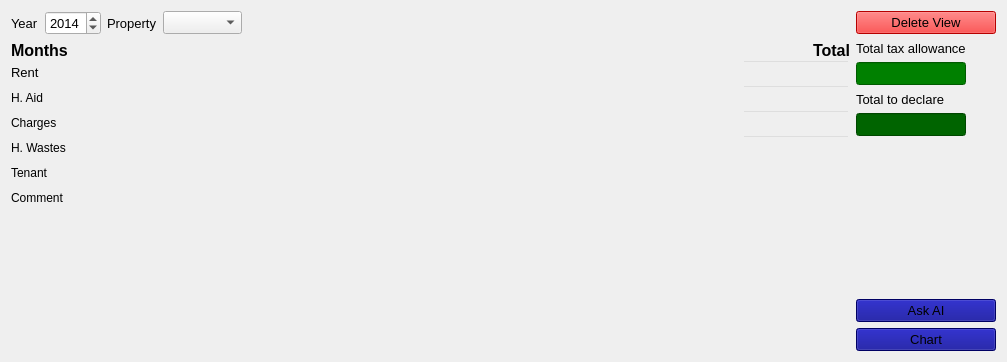
<?xml version="1.0" encoding="UTF-8"?>
<ui version="4.0">
 <class>W_Rent_View</class>
 <widget class="QWidget" name="W_Rent_View">
  <property name="geometry">
   <rect>
    <x>0</x>
    <y>0</y>
    <width>1007</width>
    <height>362</height>
   </rect>
  </property>
  <property name="sizePolicy">
   <sizepolicy hsizetype="Preferred" vsizetype="Preferred">
    <horstretch>0</horstretch>
    <verstretch>0</verstretch>
   </sizepolicy>
  </property>
  <property name="windowTitle">
   <string>Form</string>
  </property>
  <property name="autoFillBackground">
   <bool>true</bool>
  </property>
  <property name="styleSheet">
   <string notr="true"/>
  </property>
  <layout class="QGridLayout" name="gridLayout">
   <item row="7" column="5" colspan="2">
    <widget class="QPushButton" name="b_graph_mode">
     <property name="font">
      <font>
       <pointsize>10</pointsize>
      </font>
     </property>
     <property name="styleSheet">
      <string notr="true">background-color: darkblue</string>
     </property>
     <property name="text">
      <string>Chart</string>
     </property>
     <property name="icon">
      <iconset resource="../../resources/icons.qrc">
       <normaloff>:/assets/report.svg</normaloff>:/assets/report.svg</iconset>
     </property>
    </widget>
   </item>
   <item row="0" column="3">
    <widget class="QComboBox" name="cb_property">
     <property name="sizePolicy">
      <sizepolicy hsizetype="Maximum" vsizetype="Fixed">
       <horstretch>0</horstretch>
       <verstretch>0</verstretch>
      </sizepolicy>
     </property>
     <property name="font">
      <font>
       <pointsize>10</pointsize>
      </font>
     </property>
    </widget>
   </item>
   <item row="2" column="6">
    <widget class="QLabel" name="label_8">
     <property name="minimumSize">
      <size>
       <width>24</width>
       <height>24</height>
      </size>
     </property>
     <property name="maximumSize">
      <size>
       <width>24</width>
       <height>24</height>
      </size>
     </property>
     <property name="text">
      <string/>
     </property>
     <property name="pixmap">
      <pixmap resource="../../resources/icons.qrc">:/assets/budget.svg</pixmap>
     </property>
     <property name="scaledContents">
      <bool>true</bool>
     </property>
    </widget>
   </item>
   <item row="5" column="5">
    <spacer name="verticalSpacer">
     <property name="orientation">
      <enum>Qt::Orientation::Vertical</enum>
     </property>
     <property name="sizeHint" stdset="0">
      <size>
       <width>20</width>
       <height>40</height>
      </size>
     </property>
    </spacer>
   </item>
   <item row="4" column="6">
    <widget class="QLabel" name="label_7">
     <property name="minimumSize">
      <size>
       <width>24</width>
       <height>24</height>
      </size>
     </property>
     <property name="maximumSize">
      <size>
       <width>24</width>
       <height>24</height>
      </size>
     </property>
     <property name="text">
      <string/>
     </property>
     <property name="pixmap">
      <pixmap resource="../../resources/icons.qrc">:/assets/budget.svg</pixmap>
     </property>
     <property name="scaledContents">
      <bool>true</bool>
     </property>
    </widget>
   </item>
   <item row="3" column="5">
    <widget class="QLabel" name="label_5">
     <property name="font">
      <font>
       <pointsize>10</pointsize>
      </font>
     </property>
     <property name="text">
      <string>Total to declare</string>
     </property>
    </widget>
   </item>
   <item row="0" column="5" colspan="2">
    <widget class="QPushButton" name="b_destroy">
     <property name="font">
      <font>
       <pointsize>10</pointsize>
      </font>
     </property>
     <property name="layoutDirection">
      <enum>Qt::LayoutDirection::LeftToRight</enum>
     </property>
     <property name="autoFillBackground">
      <bool>false</bool>
     </property>
     <property name="styleSheet">
      <string notr="true">background-color: red</string>
     </property>
     <property name="text">
      <string>Delete View</string>
     </property>
     <property name="icon">
      <iconset resource="../../resources/icons.qrc">
       <normaloff>:/assets/vcs-removed.svg</normaloff>:/assets/vcs-removed.svg</iconset>
     </property>
    </widget>
   </item>
   <item row="4" column="5">
    <widget class="QLineEdit" name="le_declaration">
     <property name="sizePolicy">
      <sizepolicy hsizetype="Ignored" vsizetype="Fixed">
       <horstretch>0</horstretch>
       <verstretch>0</verstretch>
      </sizepolicy>
     </property>
     <property name="font">
      <font>
       <pointsize>10</pointsize>
      </font>
     </property>
     <property name="styleSheet">
      <string notr="true">background-color: darkgreen</string>
     </property>
     <property name="alignment">
      <set>Qt::AlignmentFlag::AlignRight|Qt::AlignmentFlag::AlignTrailing|Qt::AlignmentFlag::AlignVCenter</set>
     </property>
     <property name="readOnly">
      <bool>true</bool>
     </property>
    </widget>
   </item>
   <item row="0" column="1">
    <widget class="QDateTimeEdit" name="sb_year">
     <property name="sizePolicy">
      <sizepolicy hsizetype="Maximum" vsizetype="Fixed">
       <horstretch>0</horstretch>
       <verstretch>0</verstretch>
      </sizepolicy>
     </property>
     <property name="font">
      <font>
       <pointsize>10</pointsize>
      </font>
     </property>
     <property name="date">
      <date>
       <year>2014</year>
       <month>1</month>
       <day>1</day>
      </date>
     </property>
     <property name="maximumDate">
      <date>
       <year>3000</year>
       <month>1</month>
       <day>1</day>
      </date>
     </property>
     <property name="minimumDate">
      <date>
       <year>1970</year>
       <month>1</month>
       <day>1</day>
      </date>
     </property>
     <property name="currentSection">
      <enum>QDateTimeEdit::Section::YearSection</enum>
     </property>
     <property name="displayFormat">
      <string>yyyy</string>
     </property>
     <property name="calendarPopup">
      <bool>false</bool>
     </property>
    </widget>
   </item>
   <item row="2" column="5">
    <widget class="QLineEdit" name="le_abattement">
     <property name="sizePolicy">
      <sizepolicy hsizetype="Ignored" vsizetype="Fixed">
       <horstretch>0</horstretch>
       <verstretch>0</verstretch>
      </sizepolicy>
     </property>
     <property name="font">
      <font>
       <pointsize>10</pointsize>
      </font>
     </property>
     <property name="layoutDirection">
      <enum>Qt::LayoutDirection::LeftToRight</enum>
     </property>
     <property name="styleSheet">
      <string notr="true">background-color: green</string>
     </property>
     <property name="alignment">
      <set>Qt::AlignmentFlag::AlignRight|Qt::AlignmentFlag::AlignTrailing|Qt::AlignmentFlag::AlignVCenter</set>
     </property>
     <property name="readOnly">
      <bool>true</bool>
     </property>
    </widget>
   </item>
   <item row="1" column="0" rowspan="7" colspan="5">
    <layout class="QHBoxLayout" name="horizontalLayout">
     <property name="spacing">
      <number>0</number>
     </property>
     <item>
      <widget class="QStackedWidget" name="sw_view">
       <property name="styleSheet">
        <string notr="true">background-color: transparent;</string>
       </property>
       <property name="frameShape">
        <enum>QFrame::Shape::NoFrame</enum>
       </property>
       <property name="frameShadow">
        <enum>QFrame::Shadow::Raised</enum>
       </property>
       <property name="currentIndex">
        <number>0</number>
       </property>
       <widget class="QWidget" name="table">
        <layout class="QGridLayout" name="gridLayout_2">
         <property name="leftMargin">
          <number>0</number>
         </property>
         <property name="topMargin">
          <number>0</number>
         </property>
         <property name="rightMargin">
          <number>0</number>
         </property>
         <property name="bottomMargin">
          <number>0</number>
         </property>
         <item row="0" column="0">
          <layout class="QGridLayout" name="gridLayout_3">
           <property name="spacing">
            <number>0</number>
           </property>
           <item row="0" column="2" rowspan="2">
            <layout class="QVBoxLayout" name="verticalLayout_2">
             <property name="spacing">
              <number>0</number>
             </property>
             <item>
              <widget class="QLabel" name="label_14">
               <property name="font">
                <font>
                 <pointsize>12</pointsize>
                 <bold>true</bold>
                </font>
               </property>
               <property name="text">
                <string>Total</string>
               </property>
               <property name="alignment">
                <set>Qt::AlignmentFlag::AlignRight|Qt::AlignmentFlag::AlignTrailing|Qt::AlignmentFlag::AlignVCenter</set>
               </property>
              </widget>
             </item>
             <item>
              <widget class="QLineEdit" name="le_tot_rent">
               <property name="sizePolicy">
                <sizepolicy hsizetype="Maximum" vsizetype="Fixed">
                 <horstretch>0</horstretch>
                 <verstretch>0</verstretch>
                </sizepolicy>
               </property>
               <property name="minimumSize">
                <size>
                 <width>0</width>
                 <height>25</height>
                </size>
               </property>
               <property name="readOnly">
                <bool>true</bool>
               </property>
              </widget>
             </item>
             <item>
              <widget class="QLineEdit" name="le_tot_aid">
               <property name="sizePolicy">
                <sizepolicy hsizetype="Maximum" vsizetype="Fixed">
                 <horstretch>0</horstretch>
                 <verstretch>0</verstretch>
                </sizepolicy>
               </property>
               <property name="minimumSize">
                <size>
                 <width>0</width>
                 <height>25</height>
                </size>
               </property>
               <property name="readOnly">
                <bool>true</bool>
               </property>
              </widget>
             </item>
             <item>
              <widget class="QLineEdit" name="le_tot_charges">
               <property name="sizePolicy">
                <sizepolicy hsizetype="Maximum" vsizetype="Fixed">
                 <horstretch>0</horstretch>
                 <verstretch>0</verstretch>
                </sizepolicy>
               </property>
               <property name="minimumSize">
                <size>
                 <width>0</width>
                 <height>25</height>
                </size>
               </property>
               <property name="readOnly">
                <bool>true</bool>
               </property>
              </widget>
             </item>
             <item>
              <widget class="QLineEdit" name="le_tot_wastes">
               <property name="sizePolicy">
                <sizepolicy hsizetype="Maximum" vsizetype="Fixed">
                 <horstretch>0</horstretch>
                 <verstretch>0</verstretch>
                </sizepolicy>
               </property>
               <property name="minimumSize">
                <size>
                 <width>0</width>
                 <height>25</height>
                </size>
               </property>
               <property name="readOnly">
                <bool>true</bool>
               </property>
              </widget>
             </item>
             <item>
              <spacer name="verticalSpacer_3">
               <property name="orientation">
                <enum>Qt::Orientation::Vertical</enum>
               </property>
               <property name="sizeHint" stdset="0">
                <size>
                 <width>0</width>
                 <height>0</height>
                </size>
               </property>
              </spacer>
             </item>
            </layout>
           </item>
           <item row="0" column="0" rowspan="2">
            <layout class="QVBoxLayout" name="verticalLayout">
             <property name="spacing">
              <number>0</number>
             </property>
             <item>
              <widget class="QLabel" name="label_4">
               <property name="sizePolicy">
                <sizepolicy hsizetype="Preferred" vsizetype="Preferred">
                 <horstretch>0</horstretch>
                 <verstretch>0</verstretch>
                </sizepolicy>
               </property>
               <property name="font">
                <font>
                 <pointsize>12</pointsize>
                 <bold>true</bold>
                </font>
               </property>
               <property name="text">
                <string>Months</string>
               </property>
              </widget>
             </item>
             <item>
              <widget class="QLabel" name="label_6">
               <property name="sizePolicy">
                <sizepolicy hsizetype="Maximum" vsizetype="Maximum">
                 <horstretch>0</horstretch>
                 <verstretch>0</verstretch>
                </sizepolicy>
               </property>
               <property name="minimumSize">
                <size>
                 <width>0</width>
                 <height>25</height>
                </size>
               </property>
               <property name="font">
                <font>
                 <pointsize>10</pointsize>
                </font>
               </property>
               <property name="text">
                <string>Rent</string>
               </property>
              </widget>
             </item>
             <item>
              <widget class="QLabel" name="label_9">
               <property name="sizePolicy">
                <sizepolicy hsizetype="Maximum" vsizetype="Maximum">
                 <horstretch>0</horstretch>
                 <verstretch>0</verstretch>
                </sizepolicy>
               </property>
               <property name="minimumSize">
                <size>
                 <width>0</width>
                 <height>25</height>
                </size>
               </property>
               <property name="text">
                <string>H. Aid</string>
               </property>
              </widget>
             </item>
             <item>
              <widget class="QLabel" name="label_10">
               <property name="sizePolicy">
                <sizepolicy hsizetype="Maximum" vsizetype="Maximum">
                 <horstretch>0</horstretch>
                 <verstretch>0</verstretch>
                </sizepolicy>
               </property>
               <property name="minimumSize">
                <size>
                 <width>0</width>
                 <height>25</height>
                </size>
               </property>
               <property name="text">
                <string>Charges</string>
               </property>
              </widget>
             </item>
             <item>
              <widget class="QLabel" name="label_11">
               <property name="sizePolicy">
                <sizepolicy hsizetype="Maximum" vsizetype="Maximum">
                 <horstretch>0</horstretch>
                 <verstretch>0</verstretch>
                </sizepolicy>
               </property>
               <property name="minimumSize">
                <size>
                 <width>0</width>
                 <height>25</height>
                </size>
               </property>
               <property name="text">
                <string>H. Wastes</string>
               </property>
              </widget>
             </item>
             <item>
              <widget class="QLabel" name="label_12">
               <property name="sizePolicy">
                <sizepolicy hsizetype="Maximum" vsizetype="Maximum">
                 <horstretch>0</horstretch>
                 <verstretch>0</verstretch>
                </sizepolicy>
               </property>
               <property name="minimumSize">
                <size>
                 <width>0</width>
                 <height>25</height>
                </size>
               </property>
               <property name="text">
                <string>Tenant</string>
               </property>
              </widget>
             </item>
             <item>
              <widget class="QLabel" name="label_13">
               <property name="sizePolicy">
                <sizepolicy hsizetype="Maximum" vsizetype="Maximum">
                 <horstretch>0</horstretch>
                 <verstretch>0</verstretch>
                </sizepolicy>
               </property>
               <property name="minimumSize">
                <size>
                 <width>0</width>
                 <height>25</height>
                </size>
               </property>
               <property name="text">
                <string>Comment</string>
               </property>
              </widget>
             </item>
             <item>
              <spacer name="verticalSpacer_2">
               <property name="orientation">
                <enum>Qt::Orientation::Vertical</enum>
               </property>
               <property name="sizeType">
                <enum>QSizePolicy::Policy::Expanding</enum>
               </property>
               <property name="sizeHint" stdset="0">
                <size>
                 <width>0</width>
                 <height>0</height>
                </size>
               </property>
              </spacer>
             </item>
            </layout>
           </item>
           <item row="1" column="1">
            <spacer name="horizontalSpacer_2">
             <property name="orientation">
              <enum>Qt::Orientation::Horizontal</enum>
             </property>
             <property name="sizeHint" stdset="0">
              <size>
               <width>0</width>
               <height>0</height>
              </size>
             </property>
            </spacer>
           </item>
           <item row="0" column="1">
            <layout class="QHBoxLayout" name="l_rents">
             <property name="spacing">
              <number>0</number>
             </property>
             <property name="topMargin">
              <number>0</number>
             </property>
            </layout>
           </item>
          </layout>
         </item>
        </layout>
       </widget>
       <widget class="QWidget" name="graph">
        <layout class="QGridLayout" name="gridLayout_5">
         <property name="leftMargin">
          <number>0</number>
         </property>
         <property name="topMargin">
          <number>0</number>
         </property>
         <property name="rightMargin">
          <number>0</number>
         </property>
         <property name="bottomMargin">
          <number>0</number>
         </property>
         <item row="0" column="0">
          <layout class="QGridLayout" name="l_chart">
           <property name="spacing">
            <number>6</number>
           </property>
          </layout>
         </item>
        </layout>
       </widget>
      </widget>
     </item>
    </layout>
   </item>
   <item row="1" column="5">
    <widget class="QLabel" name="label_3">
     <property name="font">
      <font>
       <pointsize>10</pointsize>
      </font>
     </property>
     <property name="text">
      <string>Total tax allowance</string>
     </property>
    </widget>
   </item>
   <item row="6" column="5" colspan="2">
    <widget class="QPushButton" name="b_ask_ia">
     <property name="font">
      <font>
       <pointsize>10</pointsize>
      </font>
     </property>
     <property name="styleSheet">
      <string notr="true">background-color: darkblue</string>
     </property>
     <property name="text">
      <string>Ask AI</string>
     </property>
     <property name="icon">
      <iconset resource="../../resources/icons.qrc">
       <normaloff>:/assets/mx-alerts.svg</normaloff>:/assets/mx-alerts.svg</iconset>
     </property>
    </widget>
   </item>
   <item row="0" column="2">
    <widget class="QLabel" name="label_2">
     <property name="sizePolicy">
      <sizepolicy hsizetype="Maximum" vsizetype="Preferred">
       <horstretch>0</horstretch>
       <verstretch>0</verstretch>
      </sizepolicy>
     </property>
     <property name="font">
      <font>
       <pointsize>10</pointsize>
      </font>
     </property>
     <property name="text">
      <string>Property</string>
     </property>
    </widget>
   </item>
   <item row="0" column="4">
    <spacer name="horizontalSpacer">
     <property name="orientation">
      <enum>Qt::Orientation::Horizontal</enum>
     </property>
     <property name="sizeHint" stdset="0">
      <size>
       <width>40</width>
       <height>20</height>
      </size>
     </property>
    </spacer>
   </item>
   <item row="0" column="0">
    <widget class="QLabel" name="label">
     <property name="sizePolicy">
      <sizepolicy hsizetype="Maximum" vsizetype="Preferred">
       <horstretch>0</horstretch>
       <verstretch>0</verstretch>
      </sizepolicy>
     </property>
     <property name="font">
      <font>
       <pointsize>10</pointsize>
      </font>
     </property>
     <property name="text">
      <string>Year</string>
     </property>
    </widget>
   </item>
  </layout>
 </widget>
 <resources>
  <include location="../../resources/icons.qrc"/>
 </resources>
 <connections/>
</ui>
